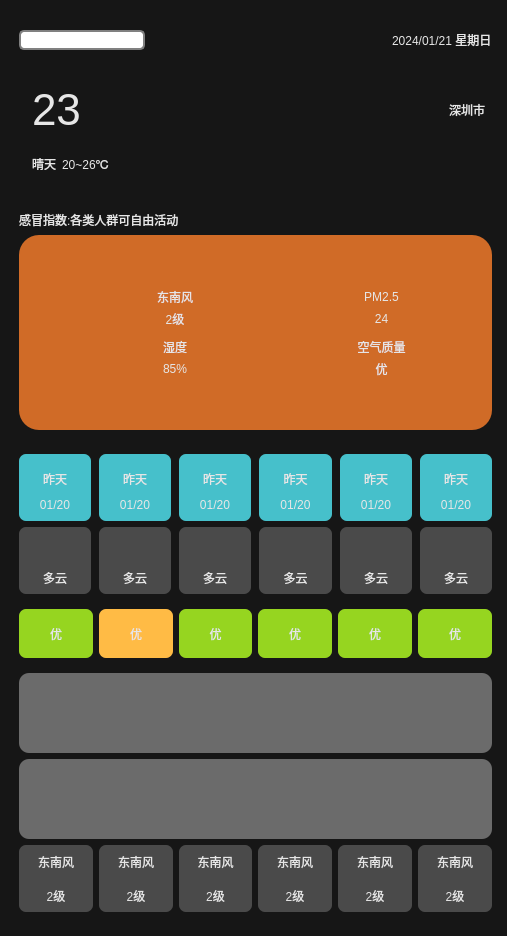
<?xml version="1.0" encoding="UTF-8"?>
<ui version="4.0">
 <class>Widget</class>
 <widget class="QWidget" name="Widget">
  <property name="geometry">
   <rect>
    <x>0</x>
    <y>0</y>
    <width>507</width>
    <height>936</height>
   </rect>
  </property>
  <property name="windowTitle">
   <string>Widget</string>
  </property>
  <property name="styleSheet">
   <string notr="true">background-color: rgb(22, 22, 22);</string>
  </property>
  <widget class="QWidget" name="layoutWidget">
   <property name="geometry">
    <rect>
     <x>10</x>
     <y>10</y>
     <width>491</width>
     <height>911</height>
    </rect>
   </property>
   <layout class="QVBoxLayout" name="verticalLayout_4" stretch="1,2,4,8">
    <item>
     <widget class="QWidget" name="widget01" native="true">
      <layout class="QHBoxLayout" name="horizontalLayout_6" stretch="0,0,0">
       <property name="spacing">
        <number>35</number>
       </property>
       <item>
        <layout class="QHBoxLayout" name="horizontalLayout_8">
         <item>
          <widget class="QLineEdit" name="lineEditCity">
           <property name="styleSheet">
            <string notr="true"> QLineEdit {
     border: 2px solid gray;
     border-radius: 5px;
     padding: 0 8px;
     background: white;
     selection-background-color: darkgray;
 }</string>
           </property>
           <property name="text">
            <string/>
           </property>
          </widget>
         </item>
         <item>
          <widget class="QLabel" name="labelSearch">
           <property name="minimumSize">
            <size>
             <width>35</width>
             <height>35</height>
            </size>
           </property>
           <property name="maximumSize">
            <size>
             <width>35</width>
             <height>35</height>
            </size>
           </property>
           <property name="text">
            <string/>
           </property>
           <property name="pixmap">
            <pixmap resource="res.qrc">:/res/search.png</pixmap>
           </property>
           <property name="scaledContents">
            <bool>true</bool>
           </property>
          </widget>
         </item>
        </layout>
       </item>
       <item>
        <spacer name="horizontalSpacer_2">
         <property name="orientation">
          <enum>Qt::Horizontal</enum>
         </property>
         <property name="sizeHint" stdset="0">
          <size>
           <width>40</width>
           <height>20</height>
          </size>
         </property>
        </spacer>
       </item>
       <item>
        <widget class="QLabel" name="labelCurrentDate">
         <property name="styleSheet">
          <string notr="true">color: rgb(230, 230, 230);</string>
         </property>
         <property name="text">
          <string>2024/01/21 星期日</string>
         </property>
        </widget>
       </item>
      </layout>
     </widget>
    </item>
    <item>
     <widget class="QWidget" name="widget02" native="true">
      <property name="styleSheet">
       <string notr="true">color: rgb(230, 230, 230);</string>
      </property>
      <layout class="QHBoxLayout" name="horizontalLayout_2">
       <item>
        <widget class="QLabel" name="labelWeatherIcon">
         <property name="text">
          <string/>
         </property>
         <property name="pixmap">
          <pixmap resource="res.qrc">:/res/type/Qing.png</pixmap>
         </property>
         <property name="scaledContents">
          <bool>true</bool>
         </property>
        </widget>
       </item>
       <item>
        <layout class="QGridLayout" name="gridLayout_2">
         <item row="0" column="3">
          <widget class="QLabel" name="labelCity">
           <property name="text">
            <string>深圳市  </string>
           </property>
          </widget>
         </item>
         <item row="1" column="1">
          <widget class="QLabel" name="labelTempRange">
           <property name="text">
            <string>20~26℃</string>
           </property>
          </widget>
         </item>
         <item row="1" column="0">
          <widget class="QLabel" name="labelweatherType">
           <property name="text">
            <string>晴天</string>
           </property>
          </widget>
         </item>
         <item row="1" column="2">
          <spacer name="horizontalSpacer">
           <property name="orientation">
            <enum>Qt::Horizontal</enum>
           </property>
           <property name="sizeHint" stdset="0">
            <size>
             <width>40</width>
             <height>20</height>
            </size>
           </property>
          </spacer>
         </item>
         <item row="0" column="0" colspan="2">
          <widget class="QLabel" name="labelTmp">
           <property name="font">
            <font>
             <pointsize>33</pointsize>
            </font>
           </property>
           <property name="text">
            <string>23</string>
           </property>
          </widget>
         </item>
        </layout>
       </item>
      </layout>
     </widget>
    </item>
    <item>
     <widget class="QWidget" name="widget03" native="true">
      <property name="styleSheet">
       <string notr="true">color:rgb(230,230,230);</string>
      </property>
      <layout class="QVBoxLayout" name="verticalLayout" stretch="2,3">
       <item>
        <widget class="QLabel" name="labelGaomao">
         <property name="text">
          <string>感冒指数:各类人群可自由活动</string>
         </property>
         <property name="textFormat">
          <enum>Qt::PlainText</enum>
         </property>
        </widget>
       </item>
       <item>
        <widget class="QWidget" name="widget0301" native="true">
         <property name="styleSheet">
          <string notr="true">background-color: rgb(208, 107, 39);
border-radius: 20px;</string>
         </property>
         <layout class="QGridLayout" name="gridLayout">
          <property name="leftMargin">
           <number>50</number>
          </property>
          <property name="topMargin">
           <number>50</number>
          </property>
          <property name="rightMargin">
           <number>50</number>
          </property>
          <property name="bottomMargin">
           <number>50</number>
          </property>
          <property name="horizontalSpacing">
           <number>40</number>
          </property>
          <property name="verticalSpacing">
           <number>5</number>
          </property>
          <item row="1" column="1">
           <layout class="QHBoxLayout" name="horizontalLayout_4">
            <item>
             <widget class="QLabel" name="labelFX_4">
              <property name="minimumSize">
               <size>
                <width>45</width>
                <height>45</height>
               </size>
              </property>
              <property name="maximumSize">
               <size>
                <width>35</width>
                <height>35</height>
               </size>
              </property>
              <property name="text">
               <string/>
              </property>
              <property name="pixmap">
               <pixmap resource="res.qrc">:/res/airQi.png</pixmap>
              </property>
              <property name="scaledContents">
               <bool>true</bool>
              </property>
             </widget>
            </item>
            <item>
             <layout class="QVBoxLayout" name="verticalLayout_6">
              <item>
               <widget class="QLabel" name="labelair">
                <property name="text">
                 <string>空气质量</string>
                </property>
                <property name="alignment">
                 <set>Qt::AlignCenter</set>
                </property>
               </widget>
              </item>
              <item>
               <widget class="QLabel" name="labelairData">
                <property name="text">
                 <string>优</string>
                </property>
                <property name="alignment">
                 <set>Qt::AlignCenter</set>
                </property>
               </widget>
              </item>
             </layout>
            </item>
           </layout>
          </item>
          <item row="0" column="0">
           <layout class="QHBoxLayout" name="horizontalLayout">
            <property name="spacing">
             <number>0</number>
            </property>
            <item>
             <widget class="QLabel" name="labelFX">
              <property name="minimumSize">
               <size>
                <width>45</width>
                <height>45</height>
               </size>
              </property>
              <property name="maximumSize">
               <size>
                <width>35</width>
                <height>35</height>
               </size>
              </property>
              <property name="text">
               <string/>
              </property>
              <property name="pixmap">
               <pixmap resource="res.qrc">:/res/wind.png</pixmap>
              </property>
              <property name="scaledContents">
               <bool>true</bool>
              </property>
             </widget>
            </item>
            <item>
             <layout class="QVBoxLayout" name="verticalLayout_2">
              <property name="spacing">
               <number>0</number>
              </property>
              <item>
               <widget class="QLabel" name="labelFXType">
                <property name="text">
                 <string>东南风</string>
                </property>
                <property name="alignment">
                 <set>Qt::AlignCenter</set>
                </property>
               </widget>
              </item>
              <item>
               <widget class="QLabel" name="labelFXType_2">
                <property name="text">
                 <string>2级</string>
                </property>
                <property name="alignment">
                 <set>Qt::AlignCenter</set>
                </property>
               </widget>
              </item>
             </layout>
            </item>
           </layout>
          </item>
          <item row="0" column="1">
           <layout class="QHBoxLayout" name="horizontalLayout_3">
            <item>
             <widget class="QLabel" name="labelFX_3">
              <property name="minimumSize">
               <size>
                <width>45</width>
                <height>45</height>
               </size>
              </property>
              <property name="maximumSize">
               <size>
                <width>35</width>
                <height>35</height>
               </size>
              </property>
              <property name="text">
               <string/>
              </property>
              <property name="pixmap">
               <pixmap resource="res.qrc">:/res/pm25.png</pixmap>
              </property>
              <property name="scaledContents">
               <bool>true</bool>
              </property>
             </widget>
            </item>
            <item>
             <layout class="QVBoxLayout" name="verticalLayout_5">
              <item>
               <widget class="QLabel" name="labelPM25">
                <property name="text">
                 <string>PM2.5</string>
                </property>
                <property name="alignment">
                 <set>Qt::AlignCenter</set>
                </property>
               </widget>
              </item>
              <item>
               <widget class="QLabel" name="labelPM25Data">
                <property name="text">
                 <string>24</string>
                </property>
                <property name="alignment">
                 <set>Qt::AlignCenter</set>
                </property>
               </widget>
              </item>
             </layout>
            </item>
           </layout>
          </item>
          <item row="1" column="0">
           <layout class="QHBoxLayout" name="horizontalLayout_5">
            <item>
             <widget class="QLabel" name="labelFX_5">
              <property name="minimumSize">
               <size>
                <width>45</width>
                <height>45</height>
               </size>
              </property>
              <property name="maximumSize">
               <size>
                <width>35</width>
                <height>35</height>
               </size>
              </property>
              <property name="text">
               <string/>
              </property>
              <property name="pixmap">
               <pixmap resource="res.qrc">:/res/humidity.png</pixmap>
              </property>
              <property name="scaledContents">
               <bool>true</bool>
              </property>
             </widget>
            </item>
            <item>
             <layout class="QVBoxLayout" name="verticalLayout_8">
              <item>
               <widget class="QLabel" name="labelShidu">
                <property name="text">
                 <string>湿度</string>
                </property>
                <property name="alignment">
                 <set>Qt::AlignCenter</set>
                </property>
               </widget>
              </item>
              <item>
               <widget class="QLabel" name="labelShiduData">
                <property name="text">
                 <string>85%</string>
                </property>
                <property name="alignment">
                 <set>Qt::AlignCenter</set>
                </property>
               </widget>
              </item>
             </layout>
            </item>
           </layout>
          </item>
         </layout>
        </widget>
       </item>
      </layout>
     </widget>
    </item>
    <item>
     <widget class="QWidget" name="widget04" native="true">
      <layout class="QVBoxLayout" name="verticalLayout_3">
       <item>
        <widget class="QWidget" name="widget0401" native="true">
         <layout class="QGridLayout" name="gridLayout_3">
          <property name="leftMargin">
           <number>0</number>
          </property>
          <property name="topMargin">
           <number>0</number>
          </property>
          <property name="rightMargin">
           <number>0</number>
          </property>
          <property name="bottomMargin">
           <number>0</number>
          </property>
          <property name="horizontalSpacing">
           <number>8</number>
          </property>
          <property name="verticalSpacing">
           <number>0</number>
          </property>
          <item row="0" column="0">
           <widget class="QLabel" name="labelday0">
            <property name="styleSheet">
             <string notr="true">color: rgb(230, 230, 230);
border-radius: 7px;
background-color: rgb(70, 192, 203);
border-bottom-right-radius:0px;
border-bottom-left-radius:0px;</string>
            </property>
            <property name="text">
             <string>昨天</string>
            </property>
            <property name="alignment">
             <set>Qt::AlignBottom|Qt::AlignHCenter</set>
            </property>
           </widget>
          </item>
          <item row="0" column="1">
           <widget class="QLabel" name="labelday1">
            <property name="styleSheet">
             <string notr="true">color: rgb(230, 230, 230);
border-radius: 7px;
background-color: rgb(70, 192, 203);
border-bottom-right-radius:0px;
border-bottom-left-radius:0px;</string>
            </property>
            <property name="text">
             <string>昨天</string>
            </property>
            <property name="alignment">
             <set>Qt::AlignBottom|Qt::AlignHCenter</set>
            </property>
           </widget>
          </item>
          <item row="0" column="2">
           <widget class="QLabel" name="labelday2">
            <property name="styleSheet">
             <string notr="true">color: rgb(230, 230, 230);
border-radius: 7px;
background-color: rgb(70, 192, 203);
border-bottom-right-radius:0px;
border-bottom-left-radius:0px;</string>
            </property>
            <property name="text">
             <string>昨天</string>
            </property>
            <property name="alignment">
             <set>Qt::AlignBottom|Qt::AlignHCenter</set>
            </property>
           </widget>
          </item>
          <item row="0" column="3">
           <widget class="QLabel" name="labelday3">
            <property name="styleSheet">
             <string notr="true">color: rgb(230, 230, 230);
border-radius: 7px;
background-color: rgb(70, 192, 203);
border-bottom-right-radius:0px;
border-bottom-left-radius:0px;</string>
            </property>
            <property name="text">
             <string>昨天</string>
            </property>
            <property name="alignment">
             <set>Qt::AlignBottom|Qt::AlignHCenter</set>
            </property>
           </widget>
          </item>
          <item row="0" column="4">
           <widget class="QLabel" name="labelday4">
            <property name="styleSheet">
             <string notr="true">color: rgb(230, 230, 230);
border-radius: 7px;
background-color: rgb(70, 192, 203);
border-bottom-right-radius:0px;
border-bottom-left-radius:0px;</string>
            </property>
            <property name="text">
             <string>昨天</string>
            </property>
            <property name="alignment">
             <set>Qt::AlignBottom|Qt::AlignHCenter</set>
            </property>
           </widget>
          </item>
          <item row="0" column="5">
           <widget class="QLabel" name="labelday5">
            <property name="styleSheet">
             <string notr="true">color: rgb(230, 230, 230);
border-radius: 7px;
background-color: rgb(70, 192, 203);
border-bottom-right-radius:0px;
border-bottom-left-radius:0px;</string>
            </property>
            <property name="text">
             <string>昨天</string>
            </property>
            <property name="alignment">
             <set>Qt::AlignBottom|Qt::AlignHCenter</set>
            </property>
           </widget>
          </item>
          <item row="1" column="0">
           <widget class="QLabel" name="labelDate0">
            <property name="styleSheet">
             <string notr="true">color: rgb(230, 230, 230);
border-radius: 7px;
background-color: rgb(70, 192, 203);
border-top-right-radius:0px;
border-top-left-radius:0px;</string>
            </property>
            <property name="text">
             <string>01/20</string>
            </property>
            <property name="alignment">
             <set>Qt::AlignCenter</set>
            </property>
           </widget>
          </item>
          <item row="1" column="1">
           <widget class="QLabel" name="labelDate1">
            <property name="styleSheet">
             <string notr="true">color: rgb(230, 230, 230);
border-radius: 7px;
background-color: rgb(70, 192, 203);
border-top-right-radius:0px;
border-top-left-radius:0px;</string>
            </property>
            <property name="text">
             <string>01/20</string>
            </property>
            <property name="alignment">
             <set>Qt::AlignCenter</set>
            </property>
           </widget>
          </item>
          <item row="1" column="2">
           <widget class="QLabel" name="labelDate2">
            <property name="styleSheet">
             <string notr="true">color: rgb(230, 230, 230);
border-radius: 7px;
background-color: rgb(70, 192, 203);
border-top-right-radius:0px;
border-top-left-radius:0px;</string>
            </property>
            <property name="text">
             <string>01/20</string>
            </property>
            <property name="alignment">
             <set>Qt::AlignCenter</set>
            </property>
           </widget>
          </item>
          <item row="1" column="3">
           <widget class="QLabel" name="labelDate3">
            <property name="styleSheet">
             <string notr="true">color: rgb(230, 230, 230);
border-radius: 7px;
background-color: rgb(70, 192, 203);
border-top-right-radius:0px;
border-top-left-radius:0px;</string>
            </property>
            <property name="text">
             <string>01/20</string>
            </property>
            <property name="alignment">
             <set>Qt::AlignCenter</set>
            </property>
           </widget>
          </item>
          <item row="1" column="4">
           <widget class="QLabel" name="labelDate4">
            <property name="styleSheet">
             <string notr="true">color: rgb(230, 230, 230);
border-radius: 7px;
background-color: rgb(70, 192, 203);
border-top-right-radius:0px;
border-top-left-radius:0px;</string>
            </property>
            <property name="text">
             <string>01/20</string>
            </property>
            <property name="alignment">
             <set>Qt::AlignCenter</set>
            </property>
           </widget>
          </item>
          <item row="1" column="5">
           <widget class="QLabel" name="labelDate4_2">
            <property name="styleSheet">
             <string notr="true">color: rgb(230, 230, 230);
border-radius: 7px;
background-color: rgb(70, 192, 203);
border-top-right-radius:0px;
border-top-left-radius:0px;</string>
            </property>
            <property name="text">
             <string>01/20</string>
            </property>
            <property name="alignment">
             <set>Qt::AlignCenter</set>
            </property>
           </widget>
          </item>
         </layout>
        </widget>
       </item>
       <item>
        <widget class="QWidget" name="widget0402" native="true">
         <layout class="QGridLayout" name="gridLayout_4">
          <property name="leftMargin">
           <number>0</number>
          </property>
          <property name="topMargin">
           <number>0</number>
          </property>
          <property name="rightMargin">
           <number>0</number>
          </property>
          <property name="bottomMargin">
           <number>0</number>
          </property>
          <property name="horizontalSpacing">
           <number>8</number>
          </property>
          <property name="verticalSpacing">
           <number>0</number>
          </property>
          <item row="0" column="0">
           <widget class="QLabel" name="labelWheatherIcon0">
            <property name="styleSheet">
             <string notr="true">color: rgb(230, 230, 230);
background-color: rgb(74, 74, 74);
border-radius: 7px;

border-bottom-right-radius:0px;
border-bottom-left-radius:0px;</string>
            </property>
            <property name="text">
             <string/>
            </property>
            <property name="pixmap">
             <pixmap resource="res.qrc">:/res/type/DuoYun.png</pixmap>
            </property>
            <property name="scaledContents">
             <bool>false</bool>
            </property>
            <property name="alignment">
             <set>Qt::AlignCenter</set>
            </property>
           </widget>
          </item>
          <item row="0" column="1">
           <widget class="QLabel" name="labelWheatherIcon1">
            <property name="styleSheet">
             <string notr="true">color: rgb(230, 230, 230);
background-color: rgb(74, 74, 74);
border-radius: 7px;

border-bottom-right-radius:0px;
border-bottom-left-radius:0px;</string>
            </property>
            <property name="text">
             <string/>
            </property>
            <property name="pixmap">
             <pixmap resource="res.qrc">:/res/type/DuoYun.png</pixmap>
            </property>
            <property name="scaledContents">
             <bool>false</bool>
            </property>
            <property name="alignment">
             <set>Qt::AlignCenter</set>
            </property>
           </widget>
          </item>
          <item row="0" column="2">
           <widget class="QLabel" name="labelWheatherIcon2">
            <property name="styleSheet">
             <string notr="true">color: rgb(230, 230, 230);
background-color: rgb(74, 74, 74);
border-radius: 7px;

border-bottom-right-radius:0px;
border-bottom-left-radius:0px;</string>
            </property>
            <property name="text">
             <string/>
            </property>
            <property name="pixmap">
             <pixmap resource="res.qrc">:/res/type/DuoYun.png</pixmap>
            </property>
            <property name="scaledContents">
             <bool>false</bool>
            </property>
            <property name="alignment">
             <set>Qt::AlignCenter</set>
            </property>
           </widget>
          </item>
          <item row="0" column="3">
           <widget class="QLabel" name="labelWheatherIcon3">
            <property name="styleSheet">
             <string notr="true">color: rgb(230, 230, 230);
background-color: rgb(74, 74, 74);
border-radius: 7px;

border-bottom-right-radius:0px;
border-bottom-left-radius:0px;</string>
            </property>
            <property name="text">
             <string/>
            </property>
            <property name="pixmap">
             <pixmap resource="res.qrc">:/res/type/DuoYun.png</pixmap>
            </property>
            <property name="scaledContents">
             <bool>false</bool>
            </property>
            <property name="alignment">
             <set>Qt::AlignCenter</set>
            </property>
           </widget>
          </item>
          <item row="0" column="4">
           <widget class="QLabel" name="labelWheatherIcon4">
            <property name="styleSheet">
             <string notr="true">color: rgb(230, 230, 230);
background-color: rgb(74, 74, 74);
border-radius: 7px;

border-bottom-right-radius:0px;
border-bottom-left-radius:0px;</string>
            </property>
            <property name="text">
             <string/>
            </property>
            <property name="pixmap">
             <pixmap resource="res.qrc">:/res/type/DuoYun.png</pixmap>
            </property>
            <property name="scaledContents">
             <bool>false</bool>
            </property>
            <property name="alignment">
             <set>Qt::AlignCenter</set>
            </property>
           </widget>
          </item>
          <item row="0" column="5">
           <widget class="QLabel" name="labelWheatherIcon4_2">
            <property name="styleSheet">
             <string notr="true">color: rgb(230, 230, 230);
background-color: rgb(74, 74, 74);
border-radius: 7px;

border-bottom-right-radius:0px;
border-bottom-left-radius:0px;</string>
            </property>
            <property name="text">
             <string/>
            </property>
            <property name="pixmap">
             <pixmap resource="res.qrc">:/res/type/DuoYun.png</pixmap>
            </property>
            <property name="scaledContents">
             <bool>false</bool>
            </property>
            <property name="alignment">
             <set>Qt::AlignCenter</set>
            </property>
           </widget>
          </item>
          <item row="1" column="0">
           <widget class="QLabel" name="lbweatherTypeDate0">
            <property name="styleSheet">
             <string notr="true">color: rgb(230, 230, 230);
border-radius: 7px;
background-color: rgb(74, 74, 74);
border-top-right-radius:0px;
border-top-left-radius:0px;</string>
            </property>
            <property name="text">
             <string>多云</string>
            </property>
            <property name="alignment">
             <set>Qt::AlignCenter</set>
            </property>
           </widget>
          </item>
          <item row="1" column="1">
           <widget class="QLabel" name="lbweatherTypeDate1">
            <property name="styleSheet">
             <string notr="true">color: rgb(230, 230, 230);
border-radius: 7px;
background-color: rgb(74, 74, 74);
border-top-right-radius:0px;
border-top-left-radius:0px;</string>
            </property>
            <property name="text">
             <string>多云</string>
            </property>
            <property name="alignment">
             <set>Qt::AlignCenter</set>
            </property>
           </widget>
          </item>
          <item row="1" column="2">
           <widget class="QLabel" name="lbweatherTypeDate2">
            <property name="styleSheet">
             <string notr="true">color: rgb(230, 230, 230);
border-radius: 7px;
background-color: rgb(74, 74, 74);
border-top-right-radius:0px;
border-top-left-radius:0px;</string>
            </property>
            <property name="text">
             <string>多云</string>
            </property>
            <property name="alignment">
             <set>Qt::AlignCenter</set>
            </property>
           </widget>
          </item>
          <item row="1" column="3">
           <widget class="QLabel" name="lbweatherTypeDate3">
            <property name="styleSheet">
             <string notr="true">color: rgb(230, 230, 230);
border-radius: 7px;
background-color: rgb(74, 74, 74);
border-top-right-radius:0px;
border-top-left-radius:0px;</string>
            </property>
            <property name="text">
             <string>多云</string>
            </property>
            <property name="alignment">
             <set>Qt::AlignCenter</set>
            </property>
           </widget>
          </item>
          <item row="1" column="4">
           <widget class="QLabel" name="lbweatherTypeDate4">
            <property name="styleSheet">
             <string notr="true">color: rgb(230, 230, 230);
border-radius: 7px;
background-color: rgb(74, 74, 74);
border-top-right-radius:0px;
border-top-left-radius:0px;</string>
            </property>
            <property name="text">
             <string>多云</string>
            </property>
            <property name="alignment">
             <set>Qt::AlignCenter</set>
            </property>
           </widget>
          </item>
          <item row="1" column="5">
           <widget class="QLabel" name="lbweatherTypeDate5">
            <property name="styleSheet">
             <string notr="true">color: rgb(230, 230, 230);
border-radius: 7px;
background-color: rgb(74, 74, 74);
border-top-right-radius:0px;
border-top-left-radius:0px;</string>
            </property>
            <property name="text">
             <string>多云</string>
            </property>
            <property name="alignment">
             <set>Qt::AlignCenter</set>
            </property>
           </widget>
          </item>
         </layout>
        </widget>
       </item>
       <item>
        <widget class="QWidget" name="widget0403" native="true">
         <layout class="QHBoxLayout" name="horizontalLayout_7">
          <property name="leftMargin">
           <number>0</number>
          </property>
          <property name="rightMargin">
           <number>0</number>
          </property>
          <item>
           <widget class="QLabel" name="labelaiq0">
            <property name="styleSheet">
             <string notr="true">color: rgb(230, 230, 230);
background-color: rgb(150, 213, 32);
border-radius: 7px;</string>
            </property>
            <property name="text">
             <string>优</string>
            </property>
            <property name="alignment">
             <set>Qt::AlignCenter</set>
            </property>
           </widget>
          </item>
          <item>
           <widget class="QLabel" name="labelaiq1">
            <property name="styleSheet">
             <string notr="true">color: rgb(230, 230, 230);
background-color: rgb(255, 187, 69);
border-radius: 7px;</string>
            </property>
            <property name="text">
             <string>优</string>
            </property>
            <property name="alignment">
             <set>Qt::AlignCenter</set>
            </property>
           </widget>
          </item>
          <item>
           <widget class="QLabel" name="labelaiq2">
            <property name="styleSheet">
             <string notr="true">color: rgb(230, 230, 230);
background-color: rgb(150, 213, 32);
border-radius: 7px;</string>
            </property>
            <property name="text">
             <string>优</string>
            </property>
            <property name="alignment">
             <set>Qt::AlignCenter</set>
            </property>
           </widget>
          </item>
          <item>
           <widget class="QLabel" name="labelaiq3">
            <property name="styleSheet">
             <string notr="true">color: rgb(230, 230, 230);
background-color: rgb(150, 213, 32);
border-radius: 7px;</string>
            </property>
            <property name="text">
             <string>优</string>
            </property>
            <property name="alignment">
             <set>Qt::AlignCenter</set>
            </property>
           </widget>
          </item>
          <item>
           <widget class="QLabel" name="labelaiq4">
            <property name="styleSheet">
             <string notr="true">color: rgb(230, 230, 230);
background-color: rgb(150, 213, 32);
border-radius: 7px;</string>
            </property>
            <property name="text">
             <string>优</string>
            </property>
            <property name="alignment">
             <set>Qt::AlignCenter</set>
            </property>
           </widget>
          </item>
          <item>
           <widget class="QLabel" name="labelaiq5">
            <property name="styleSheet">
             <string notr="true">color: rgb(230, 230, 230);
background-color: rgb(150, 213, 32);
border-radius: 7px;</string>
            </property>
            <property name="text">
             <string>优</string>
            </property>
            <property name="alignment">
             <set>Qt::AlignCenter</set>
            </property>
           </widget>
          </item>
         </layout>
        </widget>
       </item>
       <item>
        <widget class="QWidget" name="widget0404" native="true">
         <property name="minimumSize">
          <size>
           <width>80</width>
           <height>80</height>
          </size>
         </property>
         <property name="styleSheet">
          <string notr="true">background-color: rgb(107, 107, 107);
border-radius: 10px;</string>
         </property>
        </widget>
       </item>
       <item>
        <widget class="QWidget" name="widget0405" native="true">
         <property name="minimumSize">
          <size>
           <width>80</width>
           <height>80</height>
          </size>
         </property>
         <property name="styleSheet">
          <string notr="true">background-color: rgb(107, 107, 107);
border-radius: 10px;</string>
         </property>
        </widget>
       </item>
       <item>
        <widget class="QWidget" name="widget0406" native="true">
         <layout class="QGridLayout" name="gridLayout_5">
          <property name="leftMargin">
           <number>0</number>
          </property>
          <property name="topMargin">
           <number>0</number>
          </property>
          <property name="rightMargin">
           <number>0</number>
          </property>
          <property name="bottomMargin">
           <number>0</number>
          </property>
          <property name="verticalSpacing">
           <number>0</number>
          </property>
          <item row="0" column="0">
           <widget class="QLabel" name="labelFX0">
            <property name="styleSheet">
             <string notr="true">color: rgb(230, 230, 230);
background-color: rgb(74, 74, 74);
border-radius: 7px;

border-bottom-right-radius:0px;
border-bottom-left-radius:0px;</string>
            </property>
            <property name="text">
             <string>东南风</string>
            </property>
            <property name="scaledContents">
             <bool>false</bool>
            </property>
            <property name="alignment">
             <set>Qt::AlignCenter</set>
            </property>
           </widget>
          </item>
          <item row="0" column="1">
           <widget class="QLabel" name="labelFX1">
            <property name="styleSheet">
             <string notr="true">color: rgb(230, 230, 230);
background-color: rgb(74, 74, 74);
border-radius: 7px;

border-bottom-right-radius:0px;
border-bottom-left-radius:0px;</string>
            </property>
            <property name="text">
             <string>东南风</string>
            </property>
            <property name="scaledContents">
             <bool>false</bool>
            </property>
            <property name="alignment">
             <set>Qt::AlignCenter</set>
            </property>
           </widget>
          </item>
          <item row="0" column="2">
           <widget class="QLabel" name="labelFX2">
            <property name="styleSheet">
             <string notr="true">color: rgb(230, 230, 230);
background-color: rgb(74, 74, 74);
border-radius: 7px;

border-bottom-right-radius:0px;
border-bottom-left-radius:0px;</string>
            </property>
            <property name="text">
             <string>东南风</string>
            </property>
            <property name="scaledContents">
             <bool>false</bool>
            </property>
            <property name="alignment">
             <set>Qt::AlignCenter</set>
            </property>
           </widget>
          </item>
          <item row="0" column="3">
           <widget class="QLabel" name="labelFX3">
            <property name="styleSheet">
             <string notr="true">color: rgb(230, 230, 230);
background-color: rgb(74, 74, 74);
border-radius: 7px;

border-bottom-right-radius:0px;
border-bottom-left-radius:0px;</string>
            </property>
            <property name="text">
             <string>东南风</string>
            </property>
            <property name="scaledContents">
             <bool>false</bool>
            </property>
            <property name="alignment">
             <set>Qt::AlignCenter</set>
            </property>
           </widget>
          </item>
          <item row="0" column="4">
           <widget class="QLabel" name="labelFX4">
            <property name="styleSheet">
             <string notr="true">color: rgb(230, 230, 230);
background-color: rgb(74, 74, 74);
border-radius: 7px;

border-bottom-right-radius:0px;
border-bottom-left-radius:0px;</string>
            </property>
            <property name="text">
             <string>东南风</string>
            </property>
            <property name="scaledContents">
             <bool>false</bool>
            </property>
            <property name="alignment">
             <set>Qt::AlignCenter</set>
            </property>
           </widget>
          </item>
          <item row="0" column="5">
           <widget class="QLabel" name="labelFX5">
            <property name="styleSheet">
             <string notr="true">color: rgb(230, 230, 230);
background-color: rgb(74, 74, 74);
border-radius: 7px;

border-bottom-right-radius:0px;
border-bottom-left-radius:0px;</string>
            </property>
            <property name="text">
             <string>东南风</string>
            </property>
            <property name="scaledContents">
             <bool>false</bool>
            </property>
            <property name="alignment">
             <set>Qt::AlignCenter</set>
            </property>
           </widget>
          </item>
          <item row="1" column="0">
           <widget class="QLabel" name="labelFL0">
            <property name="styleSheet">
             <string notr="true">color: rgb(230, 230, 230);
border-radius: 7px;
background-color: rgb(74, 74, 74);
border-top-right-radius:0px;
border-top-left-radius:0px;</string>
            </property>
            <property name="text">
             <string>2级</string>
            </property>
            <property name="alignment">
             <set>Qt::AlignCenter</set>
            </property>
           </widget>
          </item>
          <item row="1" column="1">
           <widget class="QLabel" name="labelFL1">
            <property name="styleSheet">
             <string notr="true">color: rgb(230, 230, 230);
border-radius: 7px;
background-color: rgb(74, 74, 74);
border-top-right-radius:0px;
border-top-left-radius:0px;</string>
            </property>
            <property name="text">
             <string>2级</string>
            </property>
            <property name="alignment">
             <set>Qt::AlignCenter</set>
            </property>
           </widget>
          </item>
          <item row="1" column="2">
           <widget class="QLabel" name="labelFL2">
            <property name="styleSheet">
             <string notr="true">color: rgb(230, 230, 230);
border-radius: 7px;
background-color: rgb(74, 74, 74);
border-top-right-radius:0px;
border-top-left-radius:0px;</string>
            </property>
            <property name="text">
             <string>2级</string>
            </property>
            <property name="alignment">
             <set>Qt::AlignCenter</set>
            </property>
           </widget>
          </item>
          <item row="1" column="3">
           <widget class="QLabel" name="labelFL3">
            <property name="styleSheet">
             <string notr="true">color: rgb(230, 230, 230);
border-radius: 7px;
background-color: rgb(74, 74, 74);
border-top-right-radius:0px;
border-top-left-radius:0px;</string>
            </property>
            <property name="text">
             <string>2级</string>
            </property>
            <property name="alignment">
             <set>Qt::AlignCenter</set>
            </property>
           </widget>
          </item>
          <item row="1" column="4">
           <widget class="QLabel" name="labelFL4">
            <property name="styleSheet">
             <string notr="true">color: rgb(230, 230, 230);
border-radius: 7px;
background-color: rgb(74, 74, 74);
border-top-right-radius:0px;
border-top-left-radius:0px;</string>
            </property>
            <property name="text">
             <string>2级</string>
            </property>
            <property name="alignment">
             <set>Qt::AlignCenter</set>
            </property>
           </widget>
          </item>
          <item row="1" column="5">
           <widget class="QLabel" name="labelFL5">
            <property name="styleSheet">
             <string notr="true">color: rgb(230, 230, 230);
border-radius: 7px;
background-color: rgb(74, 74, 74);
border-top-right-radius:0px;
border-top-left-radius:0px;</string>
            </property>
            <property name="text">
             <string>2级</string>
            </property>
            <property name="alignment">
             <set>Qt::AlignCenter</set>
            </property>
           </widget>
          </item>
         </layout>
        </widget>
       </item>
      </layout>
     </widget>
    </item>
   </layout>
  </widget>
 </widget>
 <resources>
  <include location="res.qrc"/>
 </resources>
 <connections/>
</ui>
